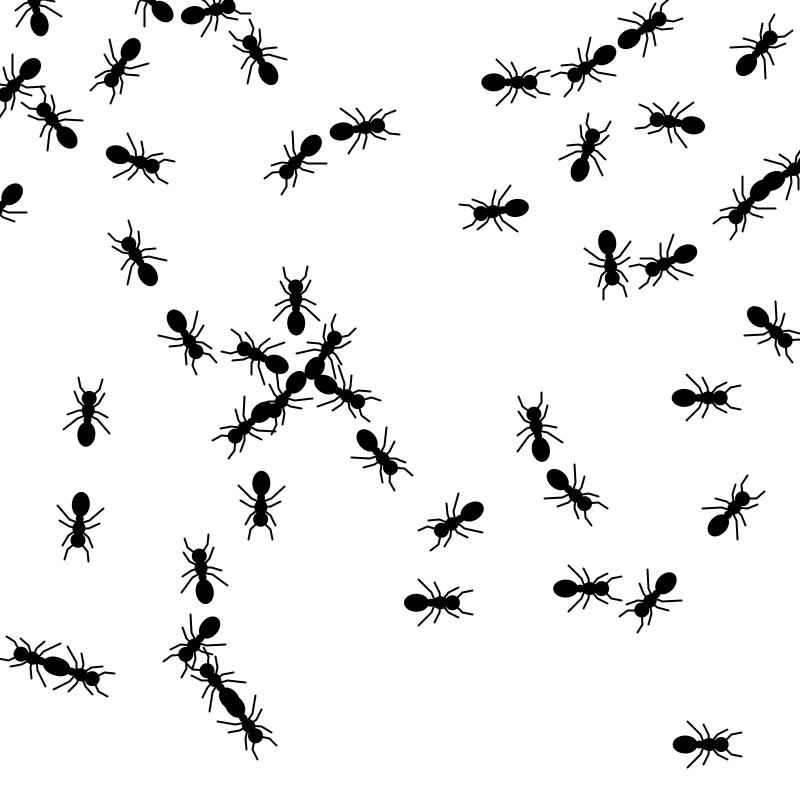
Frame 1 (no input)
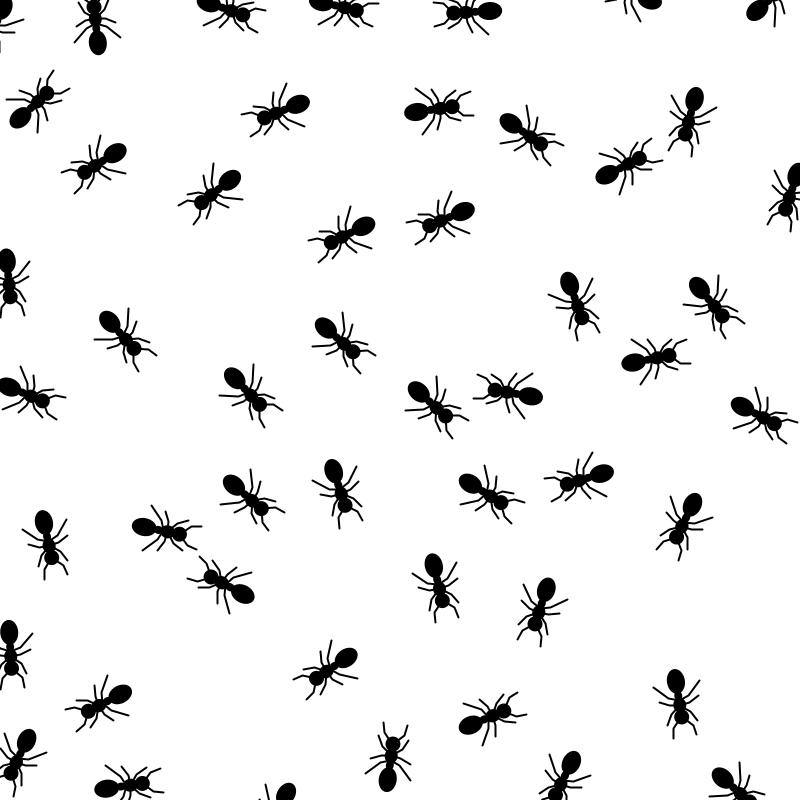
Frame 60 (the mouse pressed at the canvas centre just before this capture)
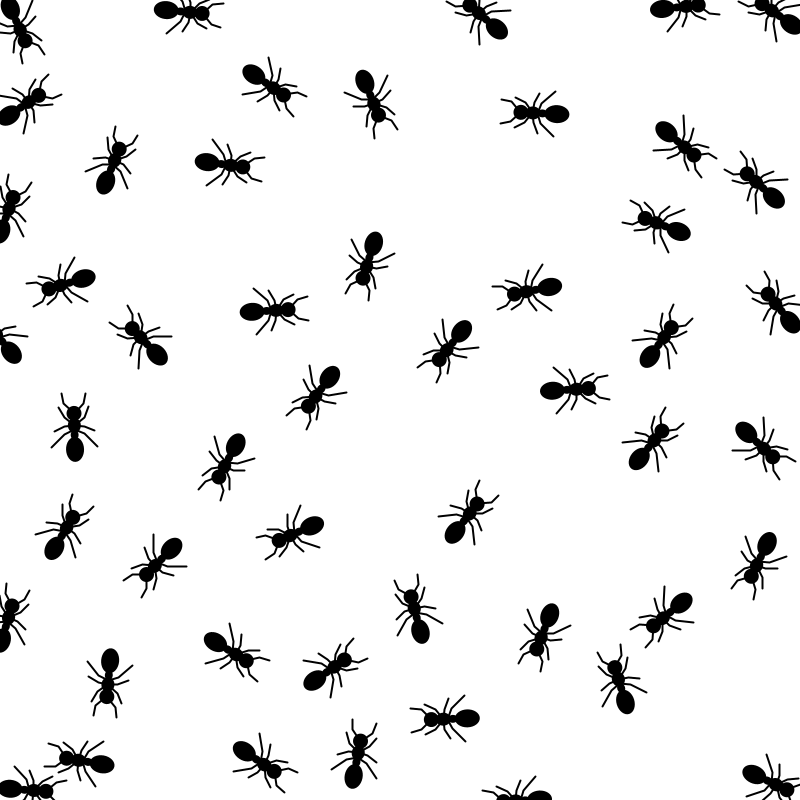
Frame 120 (the mouse held since frame 60 and released just before this capture)

The Processing sketch that drew these frames (run headless with seeded random() and noise(); from frame 60 on, the mouse is pressed at the canvas centre):

// Processing sketch: AntMover2
// ── AntMover2.pde
ArrayList<Ant> ants;

void setup() {
  size(800, 800);
  ants = new ArrayList<Ant>();
  for (int i = 0; i <50; i++) {
    ants.add(new Ant(random(width), random(height)));
  }
}

void draw() {
  background(255);

  for (int i=ants.size()-1; i>=0; i--) {
    Ant a = ants.get(i);
    a.separate(ants);  // Path following and separation are worked on in this function
    a.update();  // Call the generic run method (update, borders, display, etc.)
    a.display();  //a.borders();
    a.checkEdges();
  }
}


// ── Ant.pde
class Ant {

  PVector location;
  PVector velocity;
  PVector acceleration;
  float wandertheta;
  float keepAway;
  float maxforce;
  float maxspeed;
  PVector ellipse1;
  PVector ellipse2;
  PVector ellipse3;
  PVector ellipse4;
  int overlap;

  Ant(float x, float y) {

    location = new PVector(x, y);
    velocity = new PVector(0, 0);
    acceleration = new PVector(0, 0);
    wandertheta = 0;
    keepAway = 100;
    maxforce = 0.8;
    maxspeed = 6;
    ellipse1 = new PVector(25, 18);
    ellipse2 = new PVector(10, 8);
    ellipse3 = new PVector(15, 13);
    ellipse4 = new PVector(15, 15);
    overlap = 3;
  }

  void applyForce(PVector force) {
    acceleration.add(force);
  }

  void separate(ArrayList<Ant> ants) {
    float desiredseparation = keepAway;
    PVector sum = new PVector();
    int count = 0;

    for (Ant other : ants) {
      float d = PVector.dist(location, other.location);
      if ((d > 0) && (d < desiredseparation)) {
        // Calculate vector pointing away from neighbor
        PVector diff = PVector.sub(location, other.location);
        diff.normalize();
        diff.div(d);        // Weight by distance
        sum.add(diff);
        count++;
      }
    }

    // Average -- divide by how many
    if (count > 0) {
      sum.div(count);
      // Our desired vector is the average scaled to maximum speed
      sum.normalize();
      sum.mult(maxspeed);
      // Implement Reynolds: Steering = Desired - Velocity
      PVector steer = PVector.sub(sum, velocity);
      steer.limit(maxforce);
      applyForce(steer);
    }
  }

  void update() {
    // Update velocity
    velocity.add(acceleration);
    // Limit speed
    velocity.limit(maxspeed);
    location.add(velocity);
    // Reset accelertion to 0 each cycle
    acceleration.mult(0);
  }

  /*
  void wander() {
   float wanderR = 25;
   float wanderD = 80;
   float change = 0.3;
   wandertheta += random(-change, change);
   PVector circleloc = velocity.get();
   circleloc.normalize();
   circleloc.mult(wanderD);
   circleloc.add(location);
   float h = velocity.heading2D();
   PVector circleOffSet = new PVector(wanderR*cos(wandertheta+h), wanderR*sin(wandertheta+h));
   PVector target = PVector.add(circleloc, circleOffSet);
   seek(target);
   }*/

  void seek(PVector target) {
    PVector desired = PVector.sub(target, location);  // A vector pointing from the location to the target

    // Normalize desired and scale to maximum speed
    desired.normalize();
    desired.mult(maxspeed);
    // Steering = Desired minus Velocity
    PVector steer = PVector.sub(desired, velocity);
    steer.limit(maxforce);  // Limit to maximum steering force
    applyForce(steer);
  }

  void display() {
    float theta = velocity.heading2D() + radians(180);
    ellipseMode(CENTER);
    noStroke();
    fill(0);
    pushMatrix();
    translate(location.x, location.y);
    rotate(theta);
    ellipse(0, 0, ellipse1.x, ellipse1.y); //ellipse1 (butt)
    ellipse(-(ellipse1.x/2 + ellipse2.x/2)+overlap, 0, ellipse2.x, 
    ellipse2.y); //ellipse2
    ellipse(-(ellipse1.x/2 + ellipse2.x + ellipse3.x/2)+2*overlap, 0, 
    ellipse3.x, ellipse3.y); //ellipse3
    ellipse(-(ellipse1.x/2 + ellipse2.x + ellipse3.x +
      ellipse3.x/2)+3*overlap, 0, ellipse4.x, ellipse4.y); //ellipse4 (head)
    noFill();
    stroke(0);
    strokeWeight(2);

    // antenna 1
    beginShape();
    vertex(-(ellipse1.x/2 + ellipse2.x + ellipse3.x +
      ellipse3.x/2)+3*overlap, 0);
    vertex(-(ellipse1.x/2 + ellipse2.x + ellipse3.x +
      ellipse3.x/2)+3*overlap-10, -10);
    vertex(-(ellipse1.x/2 + ellipse2.x + ellipse3.x +
      ellipse3.x/2)+3*overlap-20, -12);
    endShape();

    // antenna 2
    beginShape();
    vertex(-(ellipse1.x/2 + ellipse2.x + ellipse3.x +
      ellipse3.x/2)+3*overlap, 0);
    vertex(-(ellipse1.x/2 + ellipse2.x + ellipse3.x +
      ellipse3.x/2)+3*overlap-10, 10);
    vertex(-(ellipse1.x/2 + ellipse2.x + ellipse3.x +
      ellipse3.x/2)+3*overlap-20, 12);
    endShape();

    // leg 1
    beginShape();
    vertex(-(ellipse1.x/2 + ellipse2.x + ellipse3.x/2)+2*overlap, 0);
    vertex(-(ellipse1.x/2 + ellipse2.x + ellipse3.x/2)+2*overlap-8, -10);
    vertex(-(ellipse1.x/2 + ellipse2.x + ellipse3.x/2)+2*overlap-18, -15);
    endShape();

    // leg 2
    beginShape();
    vertex(-(ellipse1.x/2 + ellipse2.x + ellipse3.x/2)+2*overlap, 0);
    vertex(-(ellipse1.x/2 + ellipse2.x + ellipse3.x/2)+2*overlap-8, 10);
    vertex(-(ellipse1.x/2 + ellipse2.x + ellipse3.x/2)+2*overlap-18, 15);
    endShape();

    // leg 3
    beginShape();
    vertex(-(ellipse1.x/2 + ellipse2.x + ellipse3.x/2)+2*overlap, 0);
    vertex(-(ellipse1.x/2 + ellipse2.x + ellipse3.x/2)+2*overlap+1, -10);
    vertex(-(ellipse1.x/2 + ellipse2.x + ellipse3.x/2)+2*overlap+6, -20);
    endShape();

    // leg 4
    beginShape();
    vertex(-(ellipse1.x/2 + ellipse2.x + ellipse3.x/2)+2*overlap, 0);
    vertex(-(ellipse1.x/2 + ellipse2.x + ellipse3.x/2)+2*overlap+1, 10);
    vertex(-(ellipse1.x/2 + ellipse2.x + ellipse3.x/2)+2*overlap+6, 20);
    endShape();

    // leg 5
    beginShape();
    vertex(-(ellipse1.x/2 + ellipse2.x/2)-2, 0);
    vertex(-(ellipse1.x/2 + ellipse2.x/2)+2, -10);
    vertex(-(ellipse1.x/2 + ellipse2.x/2)+15, -23);
    endShape();

    // leg 6
    beginShape();
    vertex(-(ellipse1.x/2 + ellipse2.x/2)-2, 0);
    vertex(-(ellipse1.x/2 + ellipse2.x/2)+2, 10);
    vertex(-(ellipse1.x/2 + ellipse2.x/2)+15, 23);
    endShape();
    
    popMatrix();
  }

  void checkEdges() {
    if (location.x > width) {
      location.x = width;
      velocity.x *= -1;
    } 
    else if (location.x < 0) {
      velocity.x *= -1;
      location.x = 0;
    }

    if (location.y > height) {
      velocity.y *= -1;
      location.y = height;
    }
    else if (location.y < 0) {
      velocity.y *= -1;
      location.y = 0;
    }
  }
}
